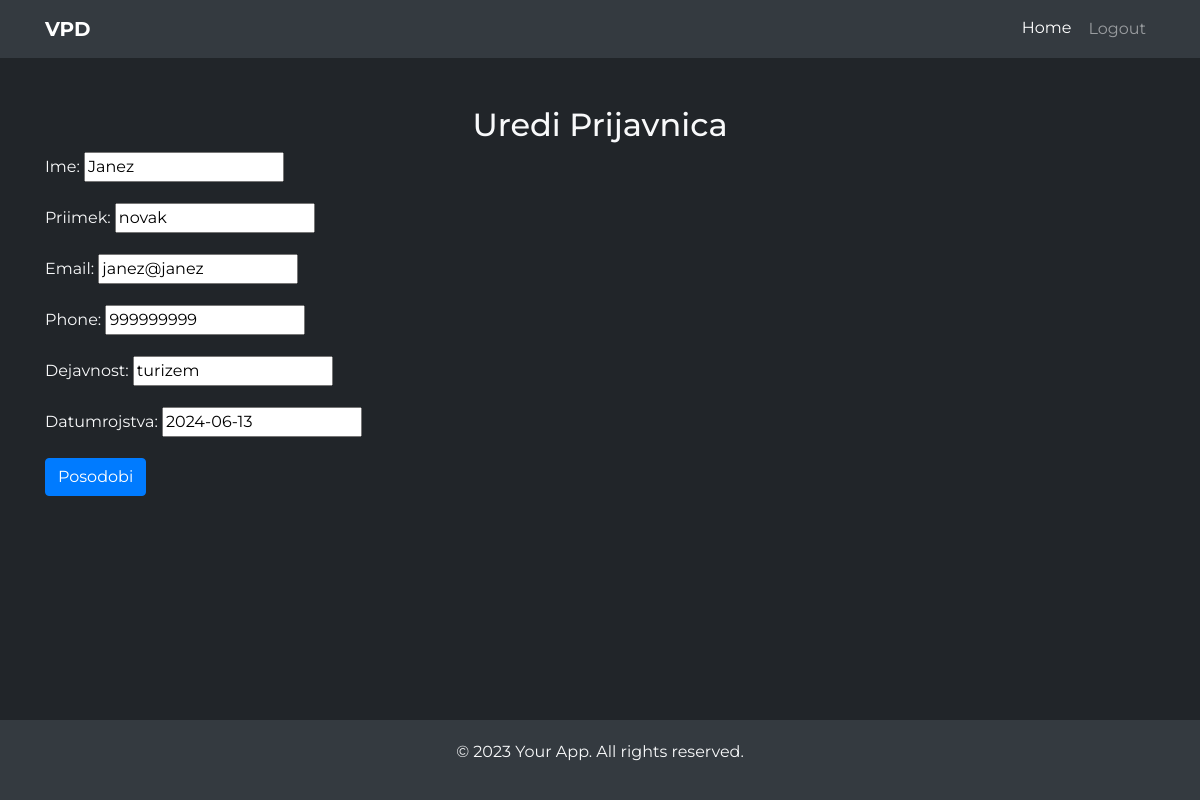
The app's page /prijavnica/edit/9/ (signed in) with its own data.
### webapp/models.py (models this page shows, shortened)
class Prijavnica(models.Model):
    ime = models.CharField(max_length=100, null=True)
    priimek = models.CharField(max_length=100, null=True)
    email = models.CharField(max_length=100, null=True)
    phone = models.CharField(max_length=15, null=True)
    dejavnost = models.CharField(max_length=100, default=None, null=True)
    datumrojstva = models.CharField(max_length=100, default=None, null=True)
    valid = models.BooleanField(null=True, default=None)
    komentar = models.CharField(max_length=255, null=True, default=None)
    user = models.ForeignKey(User, on_delete=models.CASCADE, null=True, blank=True)

### webapp/views.py (the view)
# urls.py: path("prijavnica/edit/<int:pk>/", views.user_edit_prijavnica, name="user_edit_prijavnica"),
@login_required
def user_edit_prijavnica(request, pk):
    prijavnica = get_object_or_404(Prijavnica, pk=pk, user=request.user)
    if request.method == "POST":
        form = UserPrijavaForm(request.POST, instance=prijavnica)
        if form.is_valid():
            prijavnica = form.save(commit=False)
            prijavnica.valid = None
            prijavnica.save()
            return redirect('user_prijavnice')
    else:
        form = UserPrijavaForm(instance=prijavnica)
    return render(request, 'user_edit_prijavnica.html', {'form': form})

### webapp/forms.py
class UserPrijavaForm(forms.ModelForm):
    class Meta:
        model = Prijavnica
        fields = ['ime', 'priimek', 'email', 'phone', 'dejavnost', 'datumrojstva']

### webapp/templates/user_edit_prijavnica.html (shortened to what this page needs)
{% extends 'base.html' %}
{% block content %}
<h2 class="text-center">Uredi Prijavnica</h2>
<form method="POST">
    {{ form.as_p }}
    <button type="submit" class="btn btn-primary">Posodobi</button>
</form>
{% endblock %}

### webapp/templates/base.html (style rules this page uses)
body { font-family: 'Montserrat', sans-serif; display: flex; flex-direction: column; min-height: 100vh; background-color: #212529; color: #f8f9fa; }

### records on screen
Prijavnica: ime "Janez", priimek "novak", email "janez@janez", phone "999999999", dejavnost "turizem", datumrojstva "2024-06-13"
